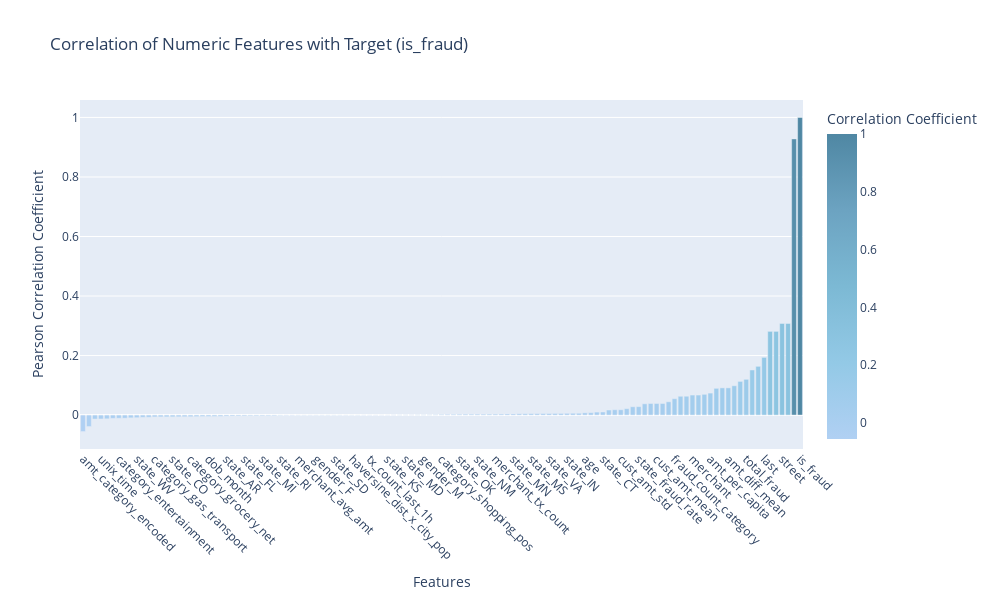

Notebook source saved alongside this figure:
### Code cell
numeric_features = train_df.select_dtypes(include=['int64', 'float64','int32','int8','int16']).columns.tolist()
numeric_features = [col for col in numeric_features if col != 'cc_num']

# Compute correlation with target
target_col = 'is_fraud'
features_for_corr = numeric_features.copy()
if target_col not in features_for_corr:
    features_for_corr.append(target_col)

correlation_with_target = train_df[features_for_corr].corr()[target_col].sort_values()

# Interactive bar chart
pastel_blue_colors = ['#b0d0f3', '#93c9e6', '#7cb9d4', '#6ca3c1', '#4f87a3']

fig = px.bar(
    x=correlation_with_target.index,
    y=correlation_with_target.values,
    labels={"x": "Features", "y": "Pearson Correlation Coefficient"},
    title=f"Correlation of Numeric Features with Target ({target_col})",
    color=correlation_with_target.values,
    color_continuous_scale=pastel_blue_colors
)

fig.update_layout(
    xaxis=dict(title="Features", tickangle=45),
    yaxis=dict(title="Pearson Correlation Coefficient"),
    coloraxis_colorbar=dict(title="Correlation Coefficient"),
    height=600,
    width=1000
)

fig.show()

### Figure 1 — Plotly figure (JSON) as saved in the notebook; plotly's stock layout.template omitted (floating-point values rounded to 4 significant figures)
{"data": [{"hovertemplate": "Features=%{x}<br>Pearson Correlation Coefficient=%{y}<br>color=%{marker.color}<extra></extra>", "legendgroup": "", "marker": {"color": [-0.05535, -0.03855, -0.01342, -0.01307, -0.01262, -0.01105, -0.01074, -0.01047, -0.009257, -0.008779, -0.007513, -0.007383, -0.006112, -0.006018, -0.005958, -0.005874, -0.005723, -0.005603, -0.005369, -0.005074, -0.004797, -0.004783, -0.004551, -0.004143, -0.003404, -0.003071, -0.00292, -0.002759, -0.002443, -0.002388, -0.002344, -0.002271, -0.002229, -0.001166, -0.001056, -0.0009828, -0.0007789, -0.0007755, -0.0007742, -0.0007475, -0.0007475, -0.0007079, -0.0006793, -0.0006587, -0.0006088, -0.0005521, -0.0005397, -0.0004091, -0.0004091, -0.0004091, -0.0003209, -0.0003018, 0.0004503, 0.0005031, 0.0006115, 0.000628, 0.0007475, 0.0007475, 0.0008853, 0.00125, 0.002115, 0.002305, 0.002471, 0.00268, 0.002973, 0.002979, 0.003093, 0.003097, 0.003144, 0.003277, 0.003394, 0.003664, 0.003749, 0.004292, 0.0044, 0.004619, 0.004703, 0.005053, 0.00523, 0.005351, 0.005383, 0.005768, 0.00604, 0.00609, 0.007513, 0.008013, 0.01002, 0.01037, 0.01698, 0.01801, 0.01801, 0.02164, 0.02798, 0.0284, 0.03794, 0.03893, 0.03893, 0.03893, 0.04468, 0.05503, 0.06318, 0.06332, 0.06733, 0.06733, 0.06978, 0.0739, 0.08993, 0.09146, 0.09146, 0.09849, 0.1132, 0.1202, 0.1516, 0.1638, 0.194, 0.2813, 0.2813, 0.3078, 0.3078, 0.9279, 1.0], "coloraxis": "coloraxis", "pattern": {"shape": ""}}, "name": "", "orientation": "v", "showlegend": false, "textposition": "auto", "type": "bar", "x": ["amt_category_encoded", "transaction_count", "category_home", "unix_time", "category_kids_pets", "category_food_dining", "category_entertainment", "category_health_fitness", "category_personal_care", "state_WV", "dob_year", "category_misc_pos", "category_gas_transport", "state_OH", "state_VT", "state_CO", "state_UT", "state_WY", "category_grocery_net", "job_code", "state_TX", "dob_month", "category_travel", "state_NV", "state_AR", "state_ME", "state_LA", "state_FL", "state_CA", "state_TN", "state_MI", "zip", "state_PA", "state_RI", "state_SC", "haversine_dist", "merchant_avg_amt", "state_AL", "state_NE", "gender_F", "fraud_count_gender", "state_NC", "state_SD", "merch_long", "state_MA", "haversine_dist_x_city_pop", "long", "tx_count_last_7d", "tx_count_last_1h", "tx_count_last_24h", "state_WA", "state_KS", "state_IL", "state_NJ", "state_MD", "state_ND", "gender_code", "gender_M", "city_pop", "state_MO", "category_shopping_pos", "state_DC", "state_NH", "state_OK", "state_AZ", "state_GA", "state_NM", "dob_day", "state_HI", "merchant_tx_count", "state_WI", "state_KY", "state_MN", "state_NY", "state_OR", "state_MS", "state_IA", "age_group_encoded", "state_VA", "state_MT", "state_ID", "state_IN", "merch_lat", "lat", "age", "state_AK", "gender_x_category", "state_CT", "category_code", "std_transaction_amt", "cust_amt_std", "category_misc_net", "category_grocery_pos", "state_fraud_rate", "category_shopping_net", "avg_transaction_amt", "cust_amt_mean", "cc_avg_amt", "job_x_amt", "fraud_count_category", "haversine_dist_x_amt", "fraud_count_merchant", "merchant", "merchant_fraud_rate", "fraud_count_job", "amt_per_capita", "amt_ratio_mean", "amt_diff_std", "amt_diff_mean", "amt", "amt_per_category", "total_fraud", "job", "first", "last", "city_fraud_rate", "city", "street", "cc_fraud_rate", "fraud_distance_interaction", "is_fraud"], "xaxis": "x", "y": [-0.05535, -0.03855, -0.01342, -0.01307, -0.01262, -0.01105, -0.01074, -0.01047, -0.009257, -0.008779, -0.007513, -0.007383, -0.006112, -0.006018, -0.005958, -0.005874, -0.005723, -0.005603, -0.005369, -0.005074, -0.004797, -0.004783, -0.004551, -0.004143, -0.003404, -0.003071, -0.00292, -0.002759, -0.002443, -0.002388, -0.002344, -0.002271, -0.002229, -0.001166, -0.001056, -0.0009828, -0.0007789, -0.0007755, -0.0007742, -0.0007475, -0.0007475, -0.0007079, -0.0006793, -0.0006587, -0.0006088, -0.0005521, -0.0005397, -0.0004091, -0.0004091, -0.0004091, -0.0003209, -0.0003018, 0.0004503, 0.0005031, 0.0006115, 0.000628, 0.0007475, 0.0007475, 0.0008853, 0.00125, 0.002115, 0.002305, 0.002471, 0.00268, 0.002973, 0.002979, 0.003093, 0.003097, 0.003144, 0.003277, 0.003394, 0.003664, 0.003749, 0.004292, 0.0044, 0.004619, 0.004703, 0.005053, 0.00523, 0.005351, 0.005383, 0.005768, 0.00604, 0.00609, 0.007513, 0.008013, 0.01002, 0.01037, 0.01698, 0.01801, 0.01801, 0.02164, 0.02798, 0.0284, 0.03794, 0.03893, 0.03893, 0.03893, 0.04468, 0.05503, 0.06318, 0.06332, 0.06733, 0.06733, 0.06978, 0.0739, 0.08993, 0.09146, 0.09146, 0.09849, 0.1132, 0.1202, 0.1516, 0.1638, 0.194, 0.2813, 0.2813, 0.3078, 0.3078, 0.9279, 1.0], "yaxis": "y"}], "layout": {"barmode": "relative", "coloraxis": {"colorbar": {"title": {"text": "Correlation Coefficient"}}, "colorscale": [[0, "#b0d0f3"], [0.25, "#93c9e6"], [0.5, "#7cb9d4"], [0.75, "#6ca3c1"], [1, "#4f87a3"]]}, "height": 600, "legend": {"tracegroupgap": 0}, "title": {"text": "Correlation of Numeric Features with Target (is_fraud)"}, "width": 1000, "xaxis": {"anchor": "y", "domain": [0, 1], "tickangle": 45, "title": {"text": "Features"}}, "yaxis": {"anchor": "x", "domain": [0, 1], "title": {"text": "Pearson Correlation Coefficient"}}}}
